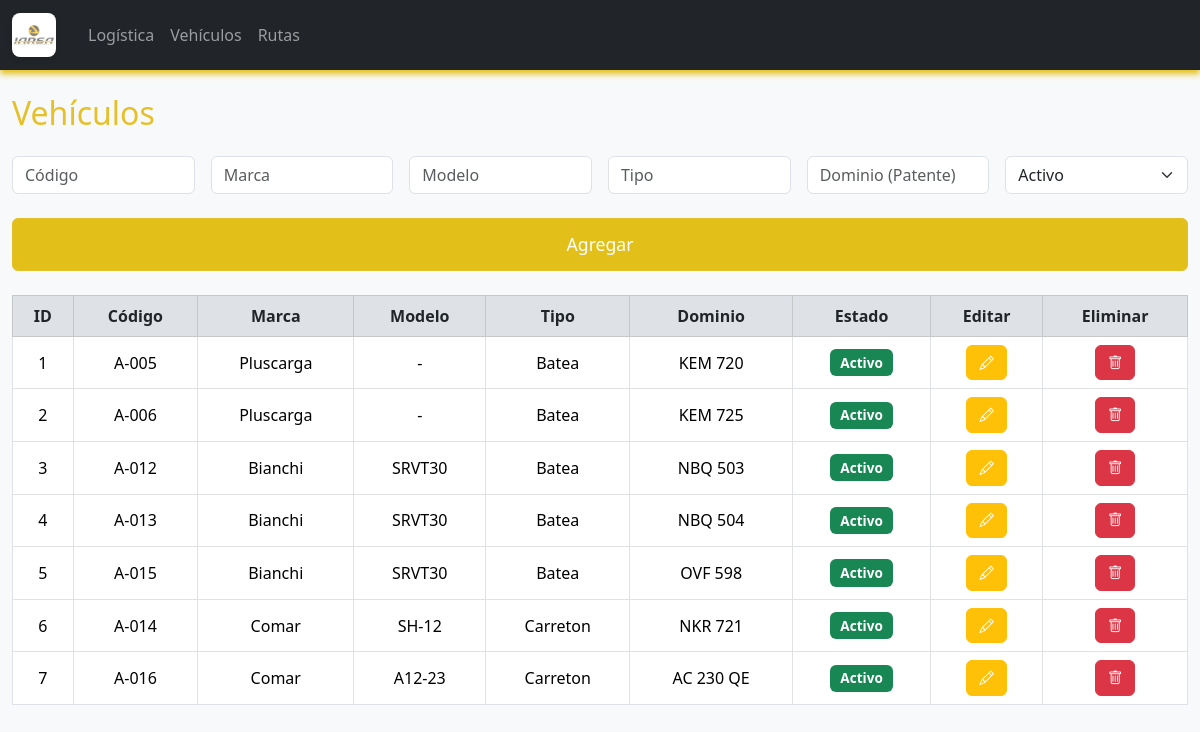
The page /vehiculos on the database its author committed.
### logistica/models.py (models this page shows, shortened)
class Vehiculo(db.Model):
    id = db.Column(db.Integer, primary_key=True)
    codigo = db.Column(db.String(10), nullable=False, unique=True)  # Código interno
    marca = db.Column(db.String(50), nullable=False)
    modelo = db.Column(db.String(50), nullable=False)
    tipo = db.Column(db.String(50), nullable=False)
    dominio = db.Column(db.String(10), nullable=False, unique=True)  # Patente
    estado = db.Column(db.String(10), nullable=False)  # Activo / Inactivo

### logistica/routes.py (the view)
@main.route('/vehiculos')
def vehiculos():
    lista = Vehiculo.query.all()
    return render_template('vehiculo.html', vehiculos=lista)

### logistica/templates/vehiculo.html (shortened to what this page needs)
{% extends "index.html" %}
{% block content %}
<h2 class="mb-4">Vehículos</h2>
<form method="POST" action="{{ url_for('main.agregar_vehiculo') }}" class="row g-3 mb-4">
    <div class="col-md-2">
        <input type="text" name="codigo" class="form-control" placeholder="Código" required>
    </div>
    <div class="col-md-2">
        <input type="text" name="marca" class="form-control" placeholder="Marca" required>
    </div>
    <div class="col-md-2">
        <input type="text" name="modelo" class="form-control" placeholder="Modelo" required>
    </div>
    <div class="col-md-2">
        <input type="text" name="tipo" class="form-control" placeholder="Tipo" required>
    </div>
    <div class="col-md-2">
        <input type="text" name="dominio" class="form-control" placeholder="Dominio (Patente)" required>
    </div>
    <div class="col-md-2">
        <select name="estado" class="form-select" required>
            <option value="Activo">Activo</option>
        </select>
    </div>
    <div class="col-12">
        <button type="submit" class="btn btn-primary btn-block btn-agregar-grande">Agregar</button>
    </div>
</form>
<table class="table table-bordered table-hover align-middle">
    <thead class="table-light">
        <tr>
            <th>ID</th>
            <th>Código</th>
            <th>Marca</th>
            <th>Modelo</th>
            <th>Tipo</th>
            <th>Dominio</th>
            <th>Estado</th>
            <th>Editar</th>
            <th>Eliminar</th>
        </tr>
    </thead>
    <tbody>
        {% for v in vehiculos %}
        <tr>
            <td>{{ v.id }}</td>
            <td>{{ v.codigo }}</td>
            <td>{{ v.marca }}</td>
            <td>{{ v.modelo }}</td>
            <td>{{ v.tipo }}</td>
            <td>{{ v.dominio }}</td>
            <td>
                <span class="badge {% if v.estado == 'Activo' %}bg-success{% else %}bg-secondary{% endif %}">
                    {{ v.estado }}
                </span>
            </td>
            <td>
                <button type="button" class="btn btn-warning btn-sm" data-bs-toggle="modal" data-bs-target="#editarModal{{ v.id }}">
                    <i class="bi bi-pencil"></i>
                </button>
            </td>
            <td>
                <a href="{{ url_for('main.eliminar_vehiculo', id=v.id) }}" class="btn btn-danger btn-sm">
                    <i class="bi bi-trash"></i>
                </a>
            </td>
        </tr>
        {% endfor %}
    </tbody>
</table>
{% endblock %}

### logistica/templates/index.html (shortened to what this page needs)
<!DOCTYPE html>
<html lang="es">
<head>
    <link href="https://cdn.jsdelivr.net/npm/bootstrap@5.3.7/dist/css/bootstrap.min.css" rel="stylesheet">
    <link href="https://cdn.jsdelivr.net/npm/bootstrap-icons@1.10.5/font/bootstrap-icons.css" rel="stylesheet">
    <link rel="stylesheet" href="{{ url_for('static', filename='style.css') }}">
</head>
<body>
    <nav class="navbar navbar-expand-lg navbar-dark bg-dark">
        <div class="container-fluid">
            <a class="navbar-brand d-flex align-items-center" href="{{ url_for('main.index') }}">
                <img src="{{ url_for('static', filename='isologo IARSA.png') }}" alt="Logo" width="40" height="40" class="me-2">
            </a>
            <div class="collapse navbar-collapse" id="navbarNav">
                <ul class="navbar-nav me-auto">
                    <li class="nav-item">
                        <a class="nav-link" aria-current="page" href="{{ url_for('main.index') }}">Logística</a>
                    </li>
                    <li class="nav-item">
                        <a class="nav-link" href="{{ url_for('main.vehiculos') }}">Vehículos</a>
                    </li>
                    <li class="nav-item">
                        <a class="nav-link" href="{{ url_for('main.rutas') }}">Rutas</a>
                    </li>
                </ul>
            </div>
        </div>
    </nav>
    <div class="container my-4">
        {% block content %}{% endblock %}
    </div>
</body>
</html>

### logistica/static/style.css (style rules this page uses)
body { background-color: #f8f9fa; font-family: 'Segoe UI', Tahoma, Geneva, Verdana, sans-serif; }
h1, h2, h3 { color: #e6c028; }
.table th, .table td { text-align: center; vertical-align: middle; }
.btn { border-radius: 0.375rem; padding: 0.375rem 0.75rem; font-size: 0.9rem; }
.btn-warning { color: #fff; }
.btn-danger { color: #fff; }
.btn-primary { background-color: #e3c019; border-color: #e6c028; }
.btn-agregar-grande { width: 100%; font-size: 1.1rem; padding: 0.75rem 0; margin-top: 0.5rem; }
form input, form select { border-radius: 0.375rem; }
.navbar { box-shadow: 0 4px 6px #e3c019; }
.navbar-brand { font-weight: bold; letter-spacing: 1px; }
.navbar-brand img { width: 44px; height: 44px; object-fit: contain; background: #fff; border-radius: 8px; padding: 2px; margin-right: 10px; box-shadow: 0 2px 6px rgba(0,0,0,0.12); }
.badge { font-size: 0.85rem; padding: 0.5em 0.75em; border-radius: 0.375rem; }
.container { max-width: 1200px; }
.table thead th { background-color: #dee2e6; font-weight: bold; color: #212529; }

### rows shown on the page
Vehiculo: id "1", codigo "A-005", marca "Pluscarga", modelo "-", tipo "Batea", dominio "KEM 720", estado "Activo"
Vehiculo: id "2", codigo "A-006", marca "Pluscarga", modelo "-", tipo "Batea", dominio "KEM 725", estado "Activo"
Vehiculo: id "3", codigo "A-012", marca "Bianchi", modelo "SRVT30", tipo "Batea", dominio "NBQ 503", estado "Activo"
Vehiculo: id "4", codigo "A-013", marca "Bianchi", modelo "SRVT30", tipo "Batea", dominio "NBQ 504", estado "Activo"
Vehiculo: id "5", codigo "A-015", marca "Bianchi", modelo "SRVT30", tipo "Batea", dominio "OVF 598", estado "Activo"
Vehiculo: id "6", codigo "A-014", marca "Comar", modelo "SH-12", tipo "Carreton", dominio "NKR 721", estado "Activo"
Vehiculo: id "7", codigo "A-016", marca "Comar", modelo "A12-23", tipo "Carreton", dominio "AC 230 QE", estado "Activo"
